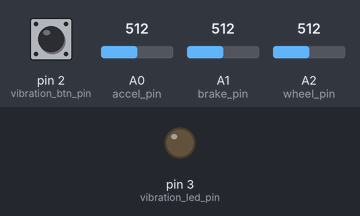
A sketch run on a simulated Arduino Leonardo, built with avr-gcc and run on an emulated ATmega32U4. Shown: output pins drawn as LEDs (lit = HIGH). Dashed ring = blinking. The test bench sets the inputs (shaded band); at power-on: pin 2 (vibration_btn_pin) HIGH, A0 (accel_pin) = 512, A1 (brake_pin) = 512, A2 (wheel_pin) = 512. USB keyboard and mouse output is not drawn; what the sketch prints to the serial monitor is not drawn.

Above: at 0.8 s.
0.9 s: pin 2 (vibration_btn_pin) pulled LOW for 0.15 s
At 1.21 s:
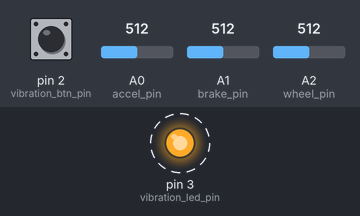
2.8 s: pin 2 (vibration_btn_pin) pulled LOW for 3.2 s
At 7.5 s:
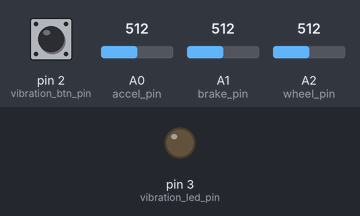
7.8 s: pin 2 (vibration_btn_pin) pulled LOW for 1 s
At 8.96 s:
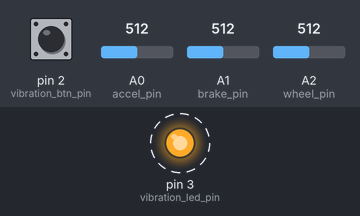
Timing chart, 0 to 10.8 s (numbered marks = the images above; inputs shaded):
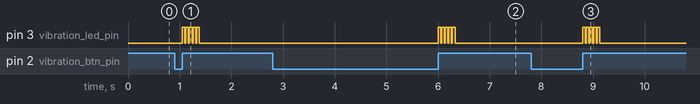

The sketch:

test_force_feedback.ino
```cpp
#include <Joystick.h>
#include <Keypad.h>

const int accel_pin = A0;
const int brake_pin = A1;
const int wheel_pin = A2;

const byte ROWS = 4;
const byte COLS = 4;

char keys[ROWS][COLS] = {
	{1, 13, 10, 3},
	{8, 7,  12, 4},
	{2, 15, 11, 14},
	{6, 16, 9,  5}
};


byte rowPins[ROWS] = {4, 7, 8, 9};
byte colPins[COLS] = {10, 14, 15, 16};
const int vibration_led_pin = 3;
const int vibration_btn_pin = 2;

Keypad keypad = Keypad(makeKeymap(keys), rowPins, colPins, ROWS, COLS);

Joystick_ Joystick(
	JOYSTICK_DEFAULT_REPORT_ID,
	JOYSTICK_TYPE_JOYSTICK,
	16,                   // button count
	0,                    // hat switch count
	true, true, true,     // X Y Z axis
	false, false, false,     // rX rY rZ axis
	false,                 // rudder
	false,                 // throttle
	false,                 // accelerator
	false,                 // brake
	false                  // steering
);

//float EMA_a = 0.25;
//int EMA_s = 0;
const int numReadings = 100;

int readings[numReadings];      // the readings from the analog input
int readIndex = 0;              // the index of the current reading
long int total = 0;                  // the running total
long int average = 0;                // the average

int vibration_toggle = 1;


int wheel_min = 0, wheel_max = 0;
int brake_min = 0, brake_max = 0;
int accel_min = 0, accel_max = 0;
int wheel_offset = 0;

void buttonWait(int pin) {
  int buttonState = digitalRead(pin);
  while(buttonState == HIGH) {
    buttonState = digitalRead(pin);
  }
  while(buttonState == LOW) {
    buttonState = digitalRead(pin);
  }
}

void ledBlink(int pin) {
  for (int i = 0 ; i < 5 ; i++) {
    digitalWrite(pin, HIGH);
    delay(50);
    digitalWrite(pin, LOW);
    delay(20);
  }
}

void calibrate() {

  buttonWait(vibration_btn_pin);
  ledBlink(vibration_led_pin);

  wheel_offset = analogRead(wheel_pin) - 512;

  buttonWait(vibration_btn_pin);
  ledBlink(vibration_led_pin);

  brake_min = analogRead(brake_pin);
  accel_min = analogRead(accel_pin);
  wheel_min = analogRead(wheel_pin);

  buttonWait(vibration_btn_pin);
  ledBlink(vibration_led_pin);

  brake_max = analogRead(brake_pin);
  accel_max = analogRead(accel_pin);
  wheel_max = analogRead(wheel_pin);

  Serial.print("Brake "); Serial.print(brake_min); Serial.print(" "); Serial.println(brake_max);
  Serial.print("Accel "); Serial.print(accel_min); Serial.print(" "); Serial.println(accel_max);
  Serial.print("Wheel "); Serial.print(wheel_min); Serial.print(" "); Serial.println(wheel_max);
  Serial.print("Wheel offset "); Serial.println(wheel_offset);

    buttonWait(vibration_btn_pin);
}

void setup() {
	Serial.begin(9600);
	Joystick.begin();
	Joystick.setXAxisRange(-512, 511);
	Joystick.setYAxisRange(0, 1023);
	pinMode(vibration_led_pin, OUTPUT);
	pinMode(vibration_btn_pin, INPUT_PULLUP);

  // while(1) {
  // 	Serial.print("0,1023,");
  //   Serial.print(wheel_offset);
  //   Serial.print(",");
  //   Serial.println(analogRead(wheel_pin) - wheel_offset);
  //   delay(50);
  // }
  for (int thisReading = 0; thisReading < numReadings; thisReading++) {
    readings[thisReading] = 0;
  }
	//EMA_s = map(analogRead(wheel_pin), 0, 1023, -512, 511);

  calibrate();
}

int old_wheel = 0;
int old_accel = 0;
int old_brake = 0;

int last_key = 0;

void loop() {
  if(digitalRead(vibration_btn_pin) == LOW) {
    calibrate();
  }

	int key = (int) keypad.getKey();

	if (key) {
		if (keypad.getState() == PRESSED) {
			last_key = key - 1;
			Joystick.setButton(key - 1, HIGH);
		}
	}
	if (keypad.getState() == RELEASED) {
		Joystick.setButton(last_key, LOW);
	}

	// int wheel = map(analogRead(wheel_pin), 0, 1023, -512, 511);

  // subtract the last reading:
  total = total - readings[readIndex];
  // read from the sensor:
  readings[readIndex] = analogRead(wheel_pin) - wheel_offset;
  // add the reading to the total:
  total = total + readings[readIndex];
  // advance to the next position in the array:
  readIndex = readIndex + 1;

  // if we're at the end of the array...
  if (readIndex >= numReadings) {
    // ...wrap around to the beginning:
    readIndex = 0;
  }

  // calculate the average:
  average = total / numReadings;

	//EMA_s = (EMA_a * wheel) + ((1 - EMA_a) * EMA_s);
	//wheel = EMA_s;
	if (average != old_wheel || 1) {
    int x_value = map(average, wheel_min, wheel_max, -512, 511);
		// Joystick.setXAxis(x_value);
		old_wheel = average;
		// Serial.print("-512,512,");
    // Serial.print(wheel_offset); Serial.print(",");
    // Serial.print(toto); Serial.print(",");
    int smoothed = 0;
    if (x_value > 0) {
      smoothed = map(x_value, 0, 407, 0, 511);
    }
    else {
      smoothed = map(x_value, -650, 0, -512, 0);
    }
    Joystick.setXAxis(smoothed);
    // Serial.print(smoothed); Serial.print(",");
		// Serial.println(x_value);
	}

	int accel = analogRead(accel_pin);
	if (accel != old_accel) {
		Joystick.setYAxis(map(accel, accel_min, accel_max, 0, 1023));
		old_accel = accel;
	}

	int brake = analogRead(brake_pin);
	if (brake != old_brake) {
		Joystick.setZAxis(map(brake, brake_min, brake_max, 0, 1023));
		old_brake = brake;
	}

	delay(5);
}
```

Measured:
- after the input at 0.9 s, pin 3 (vibration_led_pin): alternates HIGH for 0.05 s and LOW for 0.02 s, 10 changes in all, then stays LOW, starting after 0.15 s
- after the input at 2.8 s, pin 3 (vibration_led_pin): alternates HIGH for 0.05 s and LOW for 0.02 s, 10 changes in all, then stays LOW, starting after 3.2 s
- after the input at 7.8 s, pin 3 (vibration_led_pin): alternates HIGH for 0.05 s and LOW for 0.02 s, 10 changes in all, then stays LOW, starting after 1.0 s
